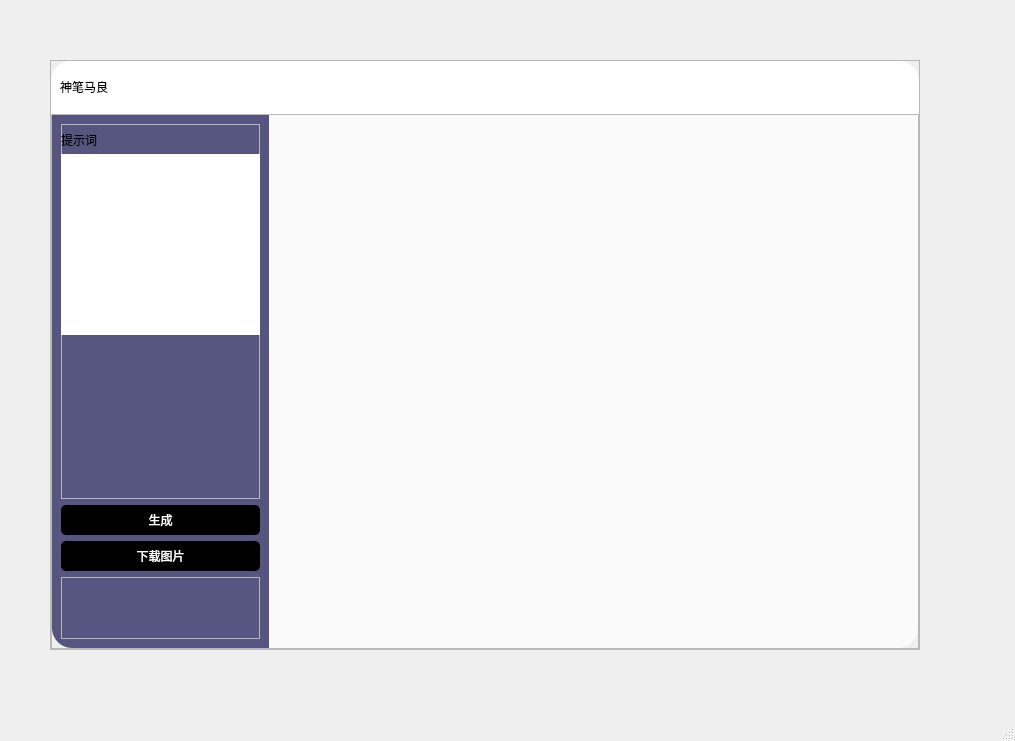
<?xml version="1.0" encoding="UTF-8"?>
<ui version="4.0">
 <class>MainWindow</class>
 <widget class="QMainWindow" name="MainWindow">
  <property name="geometry">
   <rect>
    <x>0</x>
    <y>0</y>
    <width>1015</width>
    <height>741</height>
   </rect>
  </property>
  <property name="windowTitle">
   <string>MainWindow</string>
  </property>
  <widget class="QWidget" name="centralwidget">
   <widget class="QFrame" name="frame">
    <property name="geometry">
     <rect>
      <x>50</x>
      <y>60</y>
      <width>870</width>
      <height>590</height>
     </rect>
    </property>
    <property name="minimumSize">
     <size>
      <width>870</width>
      <height>590</height>
     </size>
    </property>
    <property name="frameShape">
     <enum>QFrame::StyledPanel</enum>
    </property>
    <property name="frameShadow">
     <enum>QFrame::Raised</enum>
    </property>
    <layout class="QVBoxLayout" name="verticalLayout">
     <property name="spacing">
      <number>0</number>
     </property>
     <property name="leftMargin">
      <number>0</number>
     </property>
     <property name="topMargin">
      <number>0</number>
     </property>
     <property name="rightMargin">
      <number>0</number>
     </property>
     <property name="bottomMargin">
      <number>0</number>
     </property>
     <item>
      <widget class="QFrame" name="frame_2">
       <property name="sizePolicy">
        <sizepolicy hsizetype="Preferred" vsizetype="Expanding">
         <horstretch>0</horstretch>
         <verstretch>1</verstretch>
        </sizepolicy>
       </property>
       <property name="styleSheet">
        <string notr="true">background-color: rgb(255, 255, 255);
border-top-left-radius: 20px;
border-top-right-radius: 20px;</string>
       </property>
       <property name="frameShape">
        <enum>QFrame::StyledPanel</enum>
       </property>
       <property name="frameShadow">
        <enum>QFrame::Raised</enum>
       </property>
       <layout class="QHBoxLayout" name="horizontalLayout">
        <property name="spacing">
         <number>0</number>
        </property>
        <property name="leftMargin">
         <number>0</number>
        </property>
        <property name="topMargin">
         <number>0</number>
        </property>
        <property name="rightMargin">
         <number>0</number>
        </property>
        <property name="bottomMargin">
         <number>0</number>
        </property>
        <item>
         <widget class="QFrame" name="frame_4">
          <property name="sizePolicy">
           <sizepolicy hsizetype="Expanding" vsizetype="Preferred">
            <horstretch>0</horstretch>
            <verstretch>0</verstretch>
           </sizepolicy>
          </property>
          <property name="frameShape">
           <enum>QFrame::StyledPanel</enum>
          </property>
          <property name="frameShadow">
           <enum>QFrame::Raised</enum>
          </property>
          <layout class="QHBoxLayout" name="horizontalLayout_2">
           <item alignment="Qt::AlignLeft">
            <widget class="QPushButton" name="pushButton">
             <property name="styleSheet">
              <string notr="true">border:none;
font: 12pt &quot;黑体&quot;;</string>
             </property>
             <property name="text">
              <string>神笔马良</string>
             </property>
             <property name="icon">
              <iconset resource="res.qrc">
               <normaloff>:/icons/icons/document_0.png</normaloff>:/icons/icons/document_0.png</iconset>
             </property>
             <property name="iconSize">
              <size>
               <width>36</width>
               <height>36</height>
              </size>
             </property>
            </widget>
           </item>
          </layout>
         </widget>
        </item>
        <item alignment="Qt::AlignRight">
         <widget class="QFrame" name="frame_5">
          <property name="sizePolicy">
           <sizepolicy hsizetype="Expanding" vsizetype="Preferred">
            <horstretch>0</horstretch>
            <verstretch>0</verstretch>
           </sizepolicy>
          </property>
          <property name="styleSheet">
           <string notr="true">QPushButton{
	border:none;
}
QPushButton:hover{
	padding-bottom:5px;
}</string>
          </property>
          <property name="frameShape">
           <enum>QFrame::StyledPanel</enum>
          </property>
          <property name="frameShadow">
           <enum>QFrame::Raised</enum>
          </property>
          <layout class="QHBoxLayout" name="horizontalLayout_3">
           <item>
            <widget class="QPushButton" name="pushButton_logout">
             <property name="text">
              <string/>
             </property>
             <property name="icon">
              <iconset resource="res.qrc">
               <normaloff>:/icons/icons/login.png</normaloff>:/icons/icons/login.png</iconset>
             </property>
            </widget>
           </item>
           <item>
            <widget class="QPushButton" name="pushButton_mini">
             <property name="text">
              <string/>
             </property>
             <property name="icon">
              <iconset resource="res.qrc">
               <normaloff>:/icons/icons/minimizing.png</normaloff>:/icons/icons/minimizing.png</iconset>
             </property>
            </widget>
           </item>
           <item>
            <widget class="QPushButton" name="pushButton_close">
             <property name="text">
              <string/>
             </property>
             <property name="icon">
              <iconset resource="res.qrc">
               <normaloff>:/icons/icons/close.png</normaloff>:/icons/icons/close.png</iconset>
             </property>
            </widget>
           </item>
          </layout>
         </widget>
        </item>
       </layout>
      </widget>
     </item>
     <item>
      <widget class="QFrame" name="frame_3">
       <property name="sizePolicy">
        <sizepolicy hsizetype="Preferred" vsizetype="Expanding">
         <horstretch>0</horstretch>
         <verstretch>10</verstretch>
        </sizepolicy>
       </property>
       <property name="frameShape">
        <enum>QFrame::StyledPanel</enum>
       </property>
       <property name="frameShadow">
        <enum>QFrame::Raised</enum>
       </property>
       <layout class="QHBoxLayout" name="horizontalLayout_4">
        <property name="spacing">
         <number>0</number>
        </property>
        <property name="leftMargin">
         <number>0</number>
        </property>
        <property name="topMargin">
         <number>0</number>
        </property>
        <property name="rightMargin">
         <number>0</number>
        </property>
        <property name="bottomMargin">
         <number>0</number>
        </property>
        <item>
         <widget class="QFrame" name="frame_7">
          <property name="sizePolicy">
           <sizepolicy hsizetype="Expanding" vsizetype="Preferred">
            <horstretch>1</horstretch>
            <verstretch>0</verstretch>
           </sizepolicy>
          </property>
          <property name="styleSheet">
           <string notr="true">#frame_7{
	
	background-color: rgb(85, 85, 127);
	border-bottom-left-radius: 20px
}
QPushButton{
	border:none;
    border-radius:5px;
	background-color: rgb(0, 0, 0);
	color: rgb(255, 255, 255);
	font: 12pt &quot;黑体&quot;;
}
QPushButton:hover{
	
	color: rgb(128, 128, 128);
}
QPushButton:pressed{
	padding-left:5px;
padding-top:5px;
}</string>
          </property>
          <property name="frameShape">
           <enum>QFrame::StyledPanel</enum>
          </property>
          <property name="frameShadow">
           <enum>QFrame::Raised</enum>
          </property>
          <layout class="QVBoxLayout" name="verticalLayout_2">
           <item>
            <widget class="QFrame" name="frame_8">
             <property name="sizePolicy">
              <sizepolicy hsizetype="Preferred" vsizetype="Expanding">
               <horstretch>0</horstretch>
               <verstretch>6</verstretch>
              </sizepolicy>
             </property>
             <property name="frameShape">
              <enum>QFrame::StyledPanel</enum>
             </property>
             <property name="frameShadow">
              <enum>QFrame::Raised</enum>
             </property>
             <widget class="QLabel" name="label_2">
              <property name="geometry">
               <rect>
                <x>0</x>
                <y>10</y>
                <width>54</width>
                <height>12</height>
               </rect>
              </property>
              <property name="text">
               <string>提示词</string>
              </property>
             </widget>
             <widget class="QTextEdit" name="textEdit">
              <property name="geometry">
               <rect>
                <x>0</x>
                <y>30</y>
                <width>201</width>
                <height>181</height>
               </rect>
              </property>
              <property name="sizePolicy">
               <sizepolicy hsizetype="Expanding" vsizetype="Fixed">
                <horstretch>0</horstretch>
                <verstretch>0</verstretch>
               </sizepolicy>
              </property>
              <property name="minimumSize">
               <size>
                <width>0</width>
                <height>180</height>
               </size>
              </property>
              <property name="styleSheet">
               <string notr="true">QTextEdit{
  border-radius:5px;
}</string>
              </property>
             </widget>
            </widget>
           </item>
           <item>
            <widget class="QPushButton" name="pushButton_2">
             <property name="minimumSize">
              <size>
               <width>0</width>
               <height>30</height>
              </size>
             </property>
             <property name="styleSheet">
              <string notr="true">background-color: rgb(0, 0, 0);
border-radius:5px;</string>
             </property>
             <property name="text">
              <string>生成</string>
             </property>
             <property name="autoRepeatDelay">
              <number>297</number>
             </property>
            </widget>
           </item>
           <item>
            <widget class="QPushButton" name="pushButton_3">
             <property name="minimumSize">
              <size>
               <width>0</width>
               <height>30</height>
              </size>
             </property>
             <property name="styleSheet">
              <string notr="true">#pushButton{
	background-color: rgb(0, 0, 0);
}</string>
             </property>
             <property name="text">
              <string>下载图片</string>
             </property>
            </widget>
           </item>
           <item>
            <widget class="QFrame" name="frame_9">
             <property name="sizePolicy">
              <sizepolicy hsizetype="Preferred" vsizetype="Expanding">
               <horstretch>0</horstretch>
               <verstretch>1</verstretch>
              </sizepolicy>
             </property>
             <property name="frameShape">
              <enum>QFrame::StyledPanel</enum>
             </property>
             <property name="frameShadow">
              <enum>QFrame::Raised</enum>
             </property>
            </widget>
           </item>
          </layout>
         </widget>
        </item>
        <item>
         <widget class="QFrame" name="frame_6">
          <property name="sizePolicy">
           <sizepolicy hsizetype="Expanding" vsizetype="Preferred">
            <horstretch>3</horstretch>
            <verstretch>0</verstretch>
           </sizepolicy>
          </property>
          <property name="styleSheet">
           <string notr="true">#frame_6{
	
	background-color: rgb(250, 250, 250);
	border-bottom-right-radius:20px;
}</string>
          </property>
          <property name="frameShape">
           <enum>QFrame::StyledPanel</enum>
          </property>
          <property name="frameShadow">
           <enum>QFrame::Raised</enum>
          </property>
          <layout class="QHBoxLayout" name="horizontalLayout_5">
           <property name="spacing">
            <number>0</number>
           </property>
           <property name="leftMargin">
            <number>0</number>
           </property>
           <property name="topMargin">
            <number>0</number>
           </property>
           <property name="rightMargin">
            <number>0</number>
           </property>
           <property name="bottomMargin">
            <number>0</number>
           </property>
           <item>
            <widget class="QLabel" name="label">
             <property name="text">
              <string/>
             </property>
            </widget>
           </item>
          </layout>
         </widget>
        </item>
       </layout>
      </widget>
     </item>
    </layout>
   </widget>
  </widget>
  <widget class="QStatusBar" name="statusbar"/>
 </widget>
 <resources>
  <include location="res.qrc"/>
 </resources>
 <connections>
  <connection>
   <sender>pushButton_close</sender>
   <signal>clicked()</signal>
   <receiver>MainWindow</receiver>
   <slot>close()</slot>
   <hints>
    <hint type="sourcelabel">
     <x>905</x>
     <y>87</y>
    </hint>
    <hint type="destinationlabel">
     <x>932</x>
     <y>28</y>
    </hint>
   </hints>
  </connection>
  <connection>
   <sender>pushButton_mini</sender>
   <signal>clicked()</signal>
   <receiver>MainWindow</receiver>
   <slot>showMinimized()</slot>
   <hints>
    <hint type="sourcelabel">
     <x>875</x>
     <y>83</y>
    </hint>
    <hint type="destinationlabel">
     <x>890</x>
     <y>15</y>
    </hint>
   </hints>
  </connection>
 </connections>
</ui>
